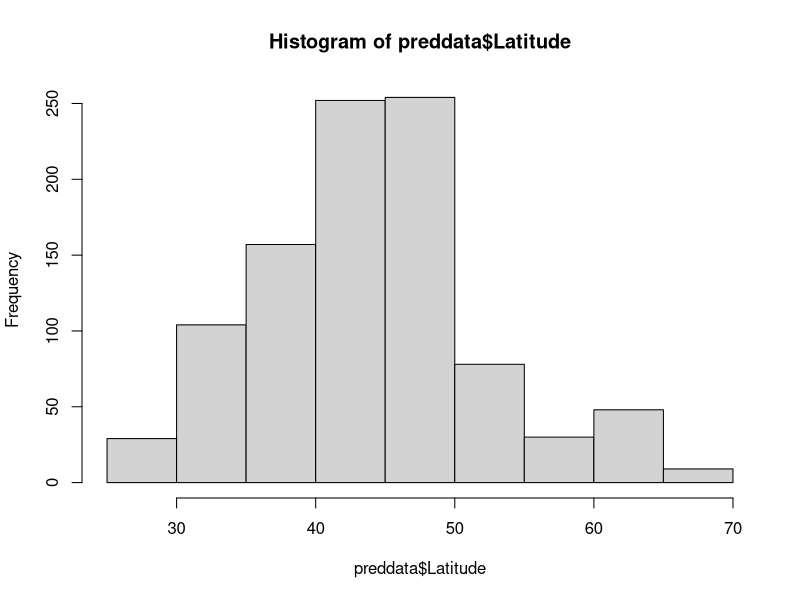
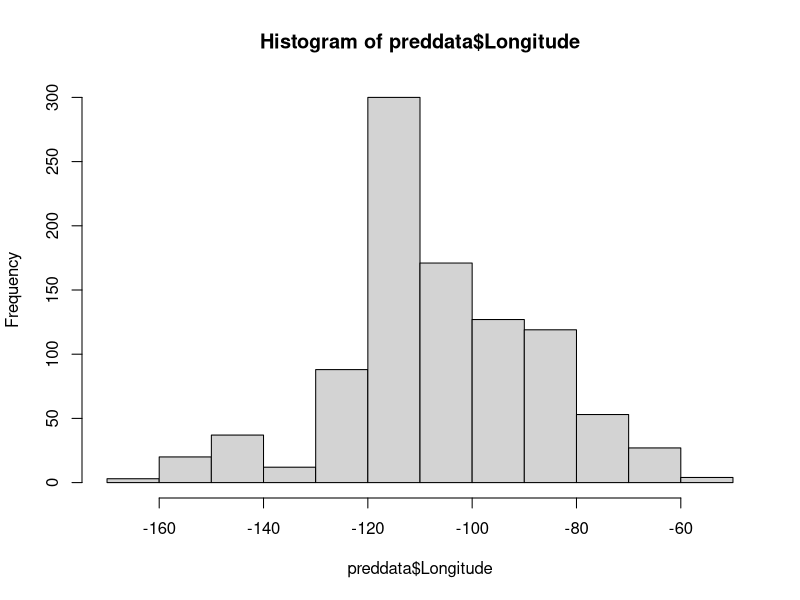
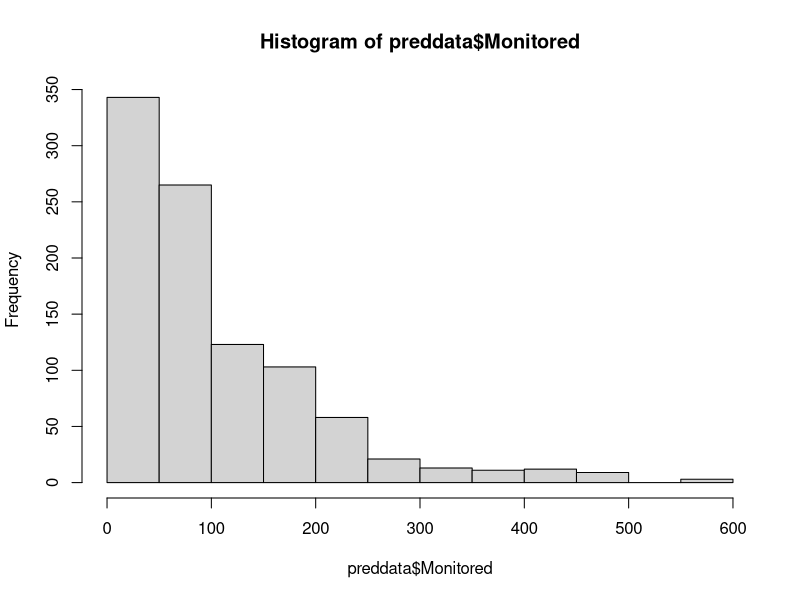
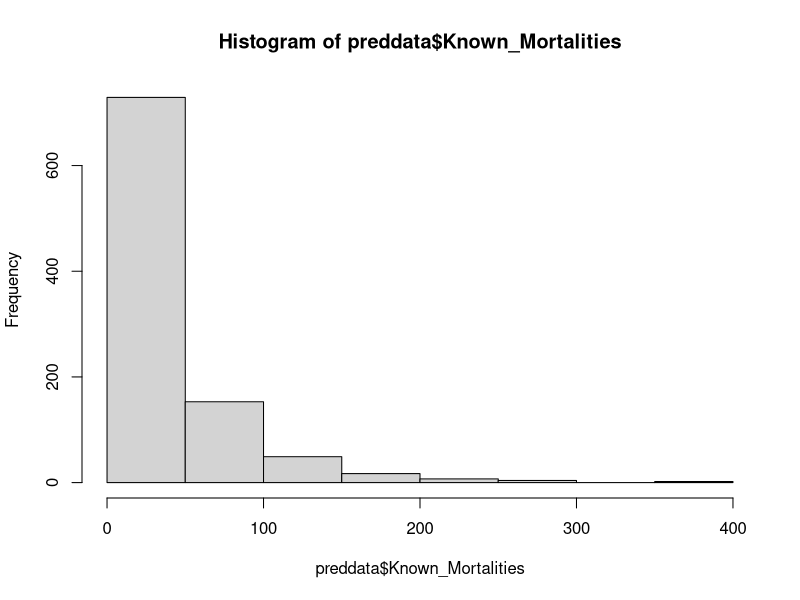
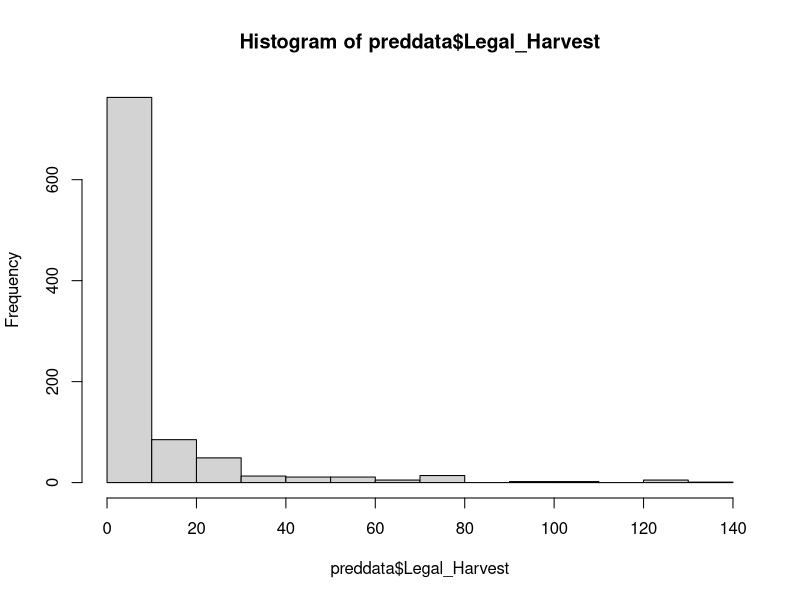
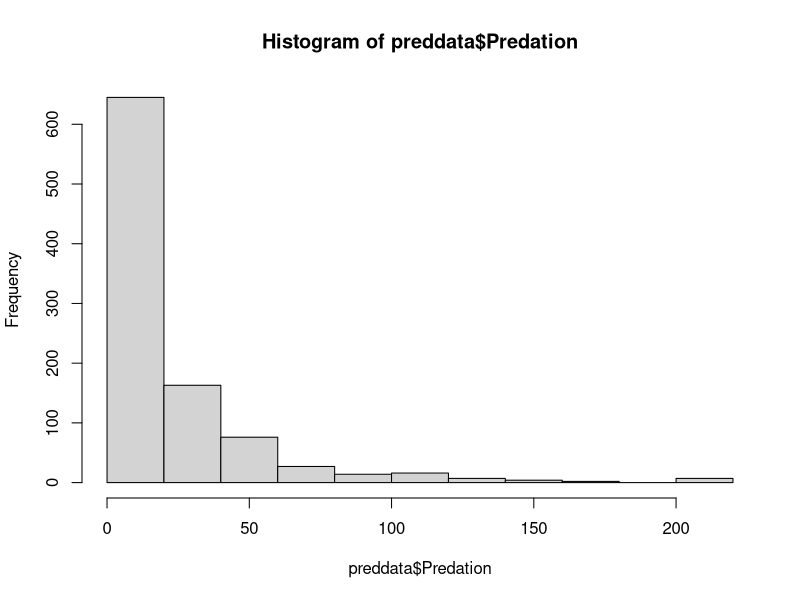
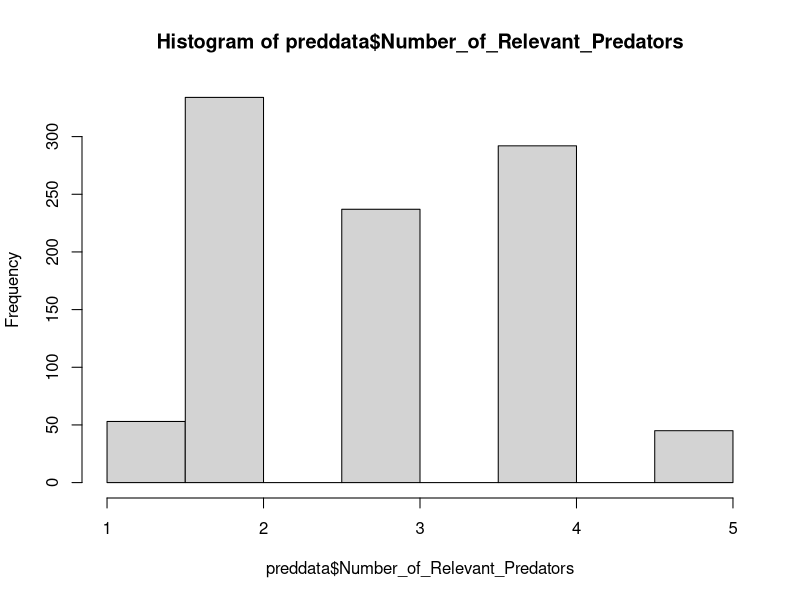
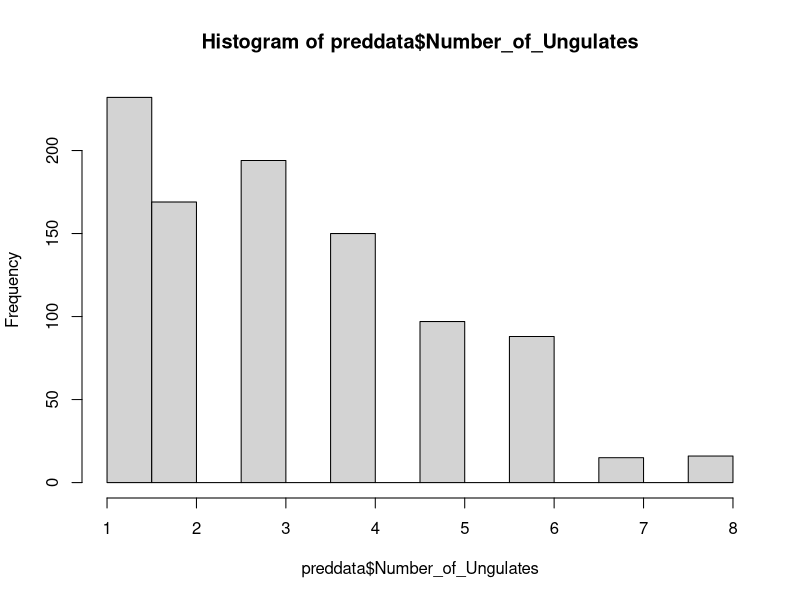

R code for these plots, in order:
###### Full analysis for "Interspecific carnivore competition and ungulate predation correlate to predator species richness"

##### Code written by Nathaniel H. Wehr, Hailey M. Boone, Merijn van den Bosch, and Alejandra Zubiria Perez
### Last edited on November 13, 2024 ###

# Data Prep ----------
# Load libraries
library(dplyr)
library(corrplot)
library(grid)
library(glmmTMB)
library(ggplot2)
library(gridExtra)
library(ggeffects)
library(ggpubr)
 
# Load data
data <- read.csv("Raw data/Analyzed Dataset - V11.csv", header = T)

## Data manipulation and cleanup
columns <- c("Grizzly_Bear_Present", "Black_Bear_Present", "Mountain_Lion_Present", 
             "Bobcat_Present", "Wolf_Present", "Coyote_Present", "Wolverine_Present")

# Put NA for depredation areas where the predator is not present
for (col in columns) {
  data[[col]][data[[col]] == 0] <- NA 
}

### Invert Dataset for Predator Specific Analyses
## Figure out how many ungulates each predator species has killed and reorganize data
process_predator <- function(data, predator_name, present_column, predation_column) {
  predator <- data %>%
    select(present_column, predation_column, Common_Name, Age_Class, Latitude, Longitude, Monitored, Known_Mortalities, Legal_Harvest, Predation, Number_of_Relevant_Predators, Number_of_Ungulates, Human_Footprint_Index, Percent_Forest_Cover, Average_Terrain_Ruggedness, Midpoint_Year) %>%
    mutate(Predator_Common = predator_name, 
           Predation_Count = !!sym(predation_column)) %>% 
    na.omit() %>% 
    select(-predation_column, -present_column) 
  return(predator)
  }

Grizzly <- process_predator(data, "Grizzly bear", "Grizzly_Bear_Present", "Grizzly_Bear_Predation")
BlackBear <- process_predator(data, "Black bear", "Black_Bear_Present", "Black_Bear_Predation")
MountainLion <- process_predator(data, "Cougar", "Mountain_Lion_Present", "Mountain_Lion_Predation")
Bobcat <- process_predator(data, "Bobcat", "Bobcat_Present", "Bobcat_Predation")
Wolf <- process_predator(data, "Gray wolf", "Wolf_Present", "Wolf_Predation")
Coyote <- process_predator(data, "Coyote", "Coyote_Present", "Coyote_Predation")
Wolverine <- process_predator(data, "Wolverine", "Wolverine_Present", "Wolverine_Predation")

## Combine and Clean
# Calculate proportion of mortality each predator made
preddata <- rbind(Grizzly, BlackBear, MountainLion, Bobcat, Wolf, Coyote, Wolverine) %>% 
  mutate(PredPropMort = Predation_Count / Predation)

# Check data distribution
hist(preddata$Latitude)
hist(preddata$Longitude)
hist(preddata$Monitored)
hist(preddata$Known_Mortalities)
hist(preddata$Legal_Harvest)
hist(preddata$Predation)
hist(preddata$Number_of_Relevant_Predators)
hist(preddata$Number_of_Ungulates)
hist(preddata$Human_Footprint_Index)
hist(preddata$Percent_Forest_Cover)
hist(preddata$Average_Terrain_Ruggedness)
hist(preddata$Predation_Count)
hist(preddata$PredPropMort)

# Correlation check
covcortest <- cor(preddata[,c("Number_of_Relevant_Predators","Number_of_Ungulates", "Predation_Count", "PredPropMort", "Legal_Harvest", "Predation", "Human_Footprint_Index", "Percent_Forest_Cover", "Average_Terrain_Ruggedness")], use = 'complete.obs')
corrplot(covcortest)
covcortest

# Model 1 ---------------
# Import data
alldata <- data

# GGplot theme
mytheme <- theme_bw() +
  theme(panel.grid.major = element_blank(),
        panel.grid.minor = element_blank(),
        axis.text = element_text(size = 10),
        axis.title = element_text(size = 13),
        legend.text = element_text(size = 10),
        strip.background = element_rect("white"),
        strip.text = element_text(size = 12))

alldata$random <- paste0("A", as.numeric(factor(alldata$Longitude))) #gives each study a random ID

preddata <- preddata %>% 
  filter(Age_Class != "Mixed") %>% #remove any sites with mixed age class so only adults and neonates remain 
  mutate(Predator_Common = as.character(Predator_Common),
         random = paste0("A", as.numeric(factor(Longitude))))

# Isolate Ungulates
common_names <- unique(preddata$Common_Name)
df_names <- c("Caribou", "Elk", "Moose", "Muledeer", "Whitetail", "Bighorn", "Pronghorn")

split_data <- lapply(common_names, function(name) {
  preddata %>%
    filter(Common_Name == name) %>%
    na.omit() %>%
    mutate_at(vars(Age_Class, Predator_Common, random), as.factor)
})

list2env(setNames(split_data, paste0(df_names, "1")), envir = .GlobalEnv)

## Bighorn ----------
mod1 <- glmmTMB(PredPropMort ~ Age_Class*Predator_Common + Number_of_Relevant_Predators + (1|random) + (1|Midpoint_Year),
                betabinomial(link = "logit"),
                weights = Predation,
                data = Bighorn1)
summary(mod1) 
# Analysis was concluded:
#all models have the same number of relevant predators

## Caribou ------------------
mod1 <- glmmTMB(PredPropMort ~ Age_Class*Predator_Common + Number_of_Relevant_Predators + (1|random) + (1|Midpoint_Year),
                betabinomial(link = "logit"),
                weights=Predation,
                data=Caribou1)
summary(mod1)
# analysis was concluded:
#model 3 was better fitting for Caribou

## Elk ------------------
mod1 <- glmmTMB(PredPropMort ~ Age_Class*Predator_Common + Number_of_Relevant_Predators + (1|random) + (1|Midpoint_Year),
                betabinomial(link = "logit"),
                weights=Predation,
                data=Elk1)
summary(mod1)

### Plot --------------------------------
tp <- range(Elk1$Number_of_Relevant_Predators)
nd <- expand.grid(Predator_Common = factor(levels(Elk1$Predator_Common), levels = levels(Elk1$Predator_Common)),
                  Age_Class = factor(levels(Elk1$Age_Class), levels = levels(Elk1$Age_Class)),
                  Number_of_Relevant_Predators = seq(tp[1], tp[2], by = 1)) %>%
  mutate(random = levels(Elk1$random)[1],  # Set random to a default value
         Predation = 0) # Set Predation to 0

pred <- predict(mod1, newdata = nd, se.fit = TRUE, re.form = NA) %>%
  as.data.frame() %>%
  mutate(lower = fit - 1.96 * se.fit,
         upper = fit + 1.96 * se.fit,
         fit_trans = plogis(fit),
         low_trans = plogis(lower),
         up_trans = plogis(upper)) %>%
  bind_cols(nd)

ggplot(data=pred, aes(x=Number_of_Relevant_Predators, y=fit_trans)) +
  geom_ribbon(aes(ymin=low_trans, ymax=up_trans, fill=Age_Class), alpha=0.2) +
  geom_line(aes(col=Age_Class), linewidth = 0.75) + 
  facet_wrap("Predator_Common") +
  mytheme +
  labs(y="Elk
       Proportion predation",
       x="Number of predators", col="Age class",
       fill="Age class") +
  scale_x_continuous(breaks=c(0,1,2,3,4,5)) +
  scale_color_manual(values = c("#1F78B4", "#7FC97F")) +
  scale_fill_manual(values = c("#1F78B4", "#7FC97F"))
ggsave("Figures/Elk - Model 1.jpg", width = 6, height = 6, dpi = 700)

## Moose -----------
mod1 <- glmmTMB(PredPropMort ~ Age_Class*Predator_Common + Number_of_Relevant_Predators + (1|random) + (1|Midpoint_Year),
                betabinomial(link = "logit"),
                weights=Predation,
                data=Moose1)
summary(mod1)

### Plot -------------------
tp <- range(Moose1$Number_of_Relevant_Predators)
nd <- expand.grid(Predator_Common = factor(levels(Moose1$Predator_Common), levels = levels(Moose1$Predator_Common)),
                  Age_Class = factor(levels(Moose1$Age_Class), levels = levels(Moose1$Age_Class)),
                  Number_of_Relevant_Predators = seq(tp[1], tp[2], by = 1)) %>%
  mutate(random = levels(Moose1$random)[1], 
         Predation = 0) 

pred <- predict(mod1, newdata = nd, se.fit = TRUE, re.form = NA) %>%
  as.data.frame() %>%
  mutate(lower = fit - 1.96 * se.fit,
         upper = fit + 1.96 * se.fit,
         fit_trans = plogis(fit),
         low_trans = plogis(lower),
         up_trans = plogis(upper)) %>%
  bind_cols(nd)

ggplot(data=pred, aes(x = Number_of_Relevant_Predators)) + 
 geom_point(aes(y = fit_trans, color = Age_Class), position = position_dodge(0.25)) +
 geom_errorbar(aes(ymin = low_trans, ymax = up_trans, color = Age_Class), width = 0.2, position = position_dodge(0.25)) +
 facet_wrap("Predator_Common") +
 mytheme +
 labs(y = "Moose
      Proportion predation",
      x = "Number of predators",
      color = "Age class") +
 scale_x_continuous(breaks=c(0,1,2,3,4,5)) +
 scale_color_manual(values = c("#1F78B4", "#7FC97F")) +
 scale_fill_manual(values = c("#1F78B4", "#7FC97F"))
ggsave("Figures/Moose - Model 1.jpg", width = 6, height = 4, dpi = 700)

## Mule deer ------------
mod1 <- glmmTMB(PredPropMort ~ Age_Class*Predator_Common + Number_of_Relevant_Predators + (1|random) + (1|Midpoint_Year),
                betabinomial(link = "logit"),
                weights=Predation,
                data=Muledeer1)
summary(mod1)

### Plot -------------------
tp <- range(Muledeer1$Number_of_Relevant_Predators)
nd <- expand.grid(Predator_Common = factor(levels(Muledeer1$Predator_Common), levels = levels(Muledeer1$Predator_Common)),
                  Age_Class = factor(levels(Muledeer1$Age_Class), levels = levels(Muledeer1$Age_Class)),
                  Number_of_Relevant_Predators = seq(tp[1], tp[2], by = 1)) %>%
  mutate(random = levels(Muledeer1$random)[1], 
         Predation = 0) 

pred <- predict(mod1, newdata = nd, se.fit = TRUE, re.form = NA) %>%
  as.data.frame() %>%
  mutate(lower = fit - 1.96 * se.fit,
         upper = fit + 1.96 * se.fit,
         fit_trans = plogis(fit),
         low_trans = plogis(lower),
         up_trans = plogis(upper)) %>%
  bind_cols(nd)

ggplot(data=pred, aes(x=Number_of_Relevant_Predators, y=fit_trans)) +
  geom_ribbon(aes(ymin=low_trans, ymax=up_trans, fill=Age_Class), alpha=0.2) +
  geom_line(aes(col=Age_Class), linewidth = 0.75) + 
  facet_wrap("Predator_Common") +
  mytheme +
  labs(y="Mule deer
       Proportion predation",
       x="Number of predators", col="Age class",
       fill="Age class") +
  scale_x_continuous(breaks=c(0,1,2,3,4,5)) +
  scale_color_manual(values = c("#1F78B4", "#7FC97F")) +
  scale_fill_manual(values = c("#1F78B4", "#7FC97F"))
ggsave("Figures/Muledeer - Model 1.jpg", width = 6, height = 6, dpi = 700)

## Pronghorn ------------
mod1 <- glmmTMB(PredPropMort ~ Age_Class*Predator_Common + Number_of_Relevant_Predators + (1|random) + (1|Midpoint_Year),
                betabinomial(link = "logit"),
                weights=Predation,
                data=Pronghorn1)
summary(mod1)
# Analysis was concluded:
#all models have the same number of relevant predators

## Whitetail ----------------
mod1 <- glmmTMB(PredPropMort ~ Age_Class*Predator_Common + Number_of_Relevant_Predators + (1|random) + (1|Midpoint_Year),
                betabinomial(link = "logit"),
                weights=Predation,
                data=Whitetail1)
summary(mod1)

### Plot -------------------
tp <- range(Whitetail1$Number_of_Relevant_Predators)
nd <- expand.grid(Predator_Common = factor(levels(Whitetail1$Predator_Common), levels = levels(Whitetail1$Predator_Common)),
                  Age_Class = factor(levels(Whitetail1$Age_Class), levels = levels(Whitetail1$Age_Class)),
                  Number_of_Relevant_Predators = seq(tp[1], tp[2], by = 1)) %>%
  mutate(random = levels(Whitetail1$random)[1], 
         Predation = 0) 

pred <- predict(mod1, newdata = nd, se.fit = TRUE, re.form = NA) %>%
  as.data.frame() %>%
  mutate(lower = fit - 1.96 * se.fit,
         upper = fit + 1.96 * se.fit,
         fit_trans = plogis(fit),
         low_trans = plogis(lower),
         up_trans = plogis(upper)) %>%
  bind_cols(nd)

ggplot(data=pred, aes(x=Number_of_Relevant_Predators, y=fit_trans)) +
  geom_ribbon(aes(ymin=low_trans, ymax=up_trans, fill=Age_Class), alpha=0.2) +
  geom_line(aes(col=Age_Class), linewidth = 0.75) + 
  facet_wrap("Predator_Common") +
  mytheme +
  labs(y="White-tailed deer
       Predation proportion",
       x="Predator species richness", col="Age class",
       fill="Age class") +
  scale_x_continuous(breaks=c(0,1,2,3,4,5)) +
  scale_color_manual(values = c("#1F78B4", "#7FC97F")) +
  scale_fill_manual(values = c("#1F78B4", "#7FC97F"))
ggsave("Figures/Whitetail - Model 1.jpg", width = 6, height = 6, dpi = 700)

# Models 2-4 ---------------
# Prep
prediction3data <- preddata %>%
  mutate(Percent_Forest_Cover = Percent_Forest_Cover * 100)

# Isolate Ungulates
common_names <- unique(prediction3data$Common_Name)
df_names <- c("Caribou", "Elk", "Moose", "Muledeer", "Whitetail", "Bighorn", "Pronghorn")

split_data <- lapply(common_names, function(name) {
  prediction3data %>%
    filter(Common_Name == name) %>%
    na.omit() %>%
    mutate_at(vars(Age_Class, Predator_Common), as.factor)
})

list2env(setNames(split_data, paste0(df_names, "3")), envir = .GlobalEnv)

## Bighorn --------------
# Analysis was not run because the number of relevant predators was equal at all sites

## Caribou --------------
mod3HFI <- glmmTMB(PredPropMort ~ Human_Footprint_Index * Predator_Common + Number_of_Relevant_Predators + Age_Class + (1|random) + (1|Midpoint_Year),
                   betabinomial(link = "logit"),
                   weights=Predation,
                   data=Caribou3)
summary(mod3HFI)

mod3PFC <- glmmTMB(PredPropMort ~ Percent_Forest_Cover * Predator_Common + Number_of_Relevant_Predators + Age_Class + (1|random) + (1|Midpoint_Year),
                   betabinomial(link = "logit"),
                   weights=Predation,
                   data=Caribou3)
summary(mod3PFC)
mod3TRI <- glmmTMB(PredPropMort ~ Average_Terrain_Ruggedness * Predator_Common + Number_of_Relevant_Predators + Age_Class + (1|random) + (1|Midpoint_Year),
                   betabinomial(link = "logit"),
                   weights=Predation,
                   data=Caribou3)
summary(mod3TRI)

### Plot --------------
tt <- range(Caribou3$Number_of_Relevant_Predators)
tp <- range(Caribou3$Average_Terrain_Ruggedness)

nd <- expand.grid(
  Predator_Common = factor(levels(Caribou3$Predator_Common), levels = levels(Caribou3$Predator_Common)),
  Age_Class = factor(levels(Caribou3$Age_Class), levels = levels(Caribou3$Age_Class)),
  Average_Terrain_Ruggedness = seq(tp[1], tp[2], by = 1),
  Number_of_Relevant_Predators = seq(tt[1], tt[2], by = 1)
) %>%
  mutate(random = levels(Caribou3$random)[1], 
         Predation = 0)  

pred <- predict(mod3TRI, newdata = nd, se.fit = TRUE, re.form = NA) %>%
  as.data.frame() %>%
  mutate(lower = fit - 1.96 * se.fit,
         upper = fit + 1.96 * se.fit,
         fit_trans = plogis(fit),
         low_trans = plogis(lower),
         up_trans = plogis(upper)) %>%
  bind_cols(nd)

ggplot(data=pred, aes(x=Average_Terrain_Ruggedness, y=fit_trans)) +
  geom_ribbon(aes(ymin=low_trans, ymax=up_trans, fill=Age_Class), alpha=0.2) +
  geom_line(aes(col=Age_Class), linewidth = 0.75) + 
  facet_wrap("Predator_Common") +
  mytheme +
  labs(y="Caribou
       Proportion predation",
       x="TRI", col="Age class",
       fill="Age class") +
  scale_color_manual(values = c("#1F78B4", "#7FC97F")) +
  scale_fill_manual(values = c("#1F78B4", "#7FC97F"))
ggsave("Figures/Caribou - Model 3.jpg", width = 6, height = 4, dpi = 700)

# Alternative model without number of predators to make graph nicer
mod3TRI <- glmmTMB(PredPropMort ~ Average_Terrain_Ruggedness * Predator_Common + Age_Class + (1|random),
                   betabinomial(link = "logit"),
                   weights=Predation,
                   data=Caribou3)

# Plot Prep
tt <- range(Caribou3$Number_of_Relevant_Predators)
tp <- range(Caribou3$Average_Terrain_Ruggedness)

nd <- expand.grid(Predator_Common = factor(levels(Caribou3$Predator_Common), levels = levels(Caribou3$Predator_Common)),
            Age_Class = factor(levels(Caribou3$Age_Class), levels = levels(Caribou3$Age_Class)),
            Average_Terrain_Ruggedness = seq(tp[1], tp[2], by=1),
            Number_of_Relevant_Predators = seq(tt[1], tt[2], by=1)) %>%
  mutate(Predation = 0) 

pred <- predict(mod3TRI, newdata = nd, se.fit = TRUE, re.form = NA) %>%
  as.data.frame() %>%
  mutate(lower = fit - 1.96 * se.fit,
         upper = fit + 1.96 * se.fit,
         fit_trans = plogis(fit),
         low_trans = plogis(lower),
         up_trans = plogis(upper)) %>%
  bind_cols(nd)

ggplot(data=pred, aes(x=Average_Terrain_Ruggedness, y=fit_trans)) +
  geom_ribbon(aes(ymin=low_trans, ymax=up_trans, fill=Age_Class), alpha=0.2) +
  geom_line(aes(col=Age_Class), linewidth = 0.75) + 
  facet_wrap("Predator_Common") +
  mytheme +
  labs(y="Caribou
       Predation proportion",
       x="TRI", col="Age class",
       fill="Age class") +
  scale_color_manual(values = c("#1F78B4", "#7FC97F")) +
  scale_fill_manual(values = c("#1F78B4", "#7FC97F"))
ggsave("Figures/Caribou - Model 3.jpg", width = 6, height = 4, dpi = 700)

## Elk -----------------
mod3HFI <- glmmTMB(PredPropMort ~ Human_Footprint_Index * Predator_Common + Number_of_Relevant_Predators + Age_Class + (1|random) + (1|Midpoint_Year),
                   betabinomial(link = "logit"),
                   weights=Predation,
                   data=Elk3)
summary(mod3HFI)
mod3PFC <- glmmTMB(PredPropMort ~ Percent_Forest_Cover * Predator_Common + Number_of_Relevant_Predators + Age_Class + (1|random) + (1|Midpoint_Year),
                   betabinomial(link = "logit"),
                   weights=Predation,
                   data=Elk3)
summary(mod3PFC)
mod3TRI <- glmmTMB(PredPropMort ~ Average_Terrain_Ruggedness * Predator_Common + Number_of_Relevant_Predators + Age_Class + (1|random) + (1|Midpoint_Year),
                   betabinomial(link = "logit"),
                   weights=Predation,
                   data=Elk3)
summary(mod3TRI)
# Analysis was concluded:
#Model 1 AIC was better than Models 2-4

## Moose ---------------
mod3HFI <- glmmTMB(PredPropMort ~ Human_Footprint_Index * Predator_Common + Number_of_Relevant_Predators + Age_Class + (1|random) + (1|Midpoint_Year),
                   betabinomial(link = "logit"),
                   weights=Predation,
                   data=Moose3)
summary(mod3HFI)
mod3PFC <- glmmTMB(PredPropMort ~ Percent_Forest_Cover * Predator_Common + Number_of_Relevant_Predators + Age_Class + (1|random) + (1|Midpoint_Year),
                   betabinomial(link = "logit"),
                   weights=Predation,
                   data=Moose3)
summary(mod3PFC)
mod3TRI <- glmmTMB(PredPropMort ~ Average_Terrain_Ruggedness * Predator_Common + Number_of_Relevant_Predators + Age_Class + (1|random) + (1|Midpoint_Year),
                   betabinomial(link = "logit"),
                   weights=Predation,
                   data=Moose3)
summary(mod3TRI)
# Analysis was concluded:
#Model 1 AIC was better than Models 2-4

## Mule deer ---------------
mod3HFI <- glmmTMB(PredPropMort ~ Human_Footprint_Index * Predator_Common + Number_of_Relevant_Predators + Age_Class + (1|random) + (1|Midpoint_Year),
                   betabinomial(link = "logit"),
                   weights=Predation,
                   data=Muledeer3)
summary(mod3HFI)
mod3PFC <- glmmTMB(PredPropMort ~ Percent_Forest_Cover * Predator_Common + Number_of_Relevant_Predators + Age_Class + (1|random) + (1|Midpoint_Year),
                   betabinomial(link = "logit"),
                   weights=Predation,
                   data=Muledeer3)
summary(mod3PFC)
mod3TRI <- glmmTMB(PredPropMort ~ Average_Terrain_Ruggedness * Predator_Common + Number_of_Relevant_Predators + Age_Class + (1|random) + (1|Midpoint_Year),
                   betabinomial(link = "logit"),
                   weights=Predation,
                   data=Muledeer3)
summary(mod3TRI)
# Analysis was concluded:
#Model 1 AIC was better than Models 2-4

## Pronghorn ---------------
# Analysis was not run because the number of relevant predators was equal at all sites

## Whitetail -------------------------
mod3HFI <- glmmTMB(PredPropMort ~ Human_Footprint_Index * Predator_Common + Number_of_Relevant_Predators + Age_Class + (1|random) + (1|Midpoint_Year),
                   betabinomial(link = "logit"),
                   weights=Predation,
                   data=Whitetail3)
summary(mod3HFI)
mod3PFC <- glmmTMB(PredPropMort ~ Percent_Forest_Cover * Predator_Common + Number_of_Relevant_Predators + Age_Class + (1|random) + (1|Midpoint_Year),
                   betabinomial(link = "logit"),
                   weights=Predation,
                   data=Whitetail3)
summary(mod3PFC)
mod3TRI <- glmmTMB(PredPropMort ~ Average_Terrain_Ruggedness * Predator_Common + Number_of_Relevant_Predators + Age_Class + (1|random) + (1|Midpoint_Year),
                   betabinomial(link = "logit"),
                   weights=Predation,
                   data=Whitetail3)
summary(mod3TRI)
# Analysis was concluded:
#Model 1 AIC was better than Models 2-4

# Model 5 --------------------------------------------------------
prediction2data <- alldata %>% 
  filter(Age_Class != "Mixed", Number_of_Relevant_Predators != 0) %>%
  mutate(Pred2 = Number_of_Relevant_Predators * Number_of_Relevant_Predators)

# Isolate Ungulates
common_names <- unique(prediction2data$Common_Name)
df_names <- c("Bighorn", "Caribou", "Elk", "Moose", "Muledeer", "Pronghorn", "Whitetail")

split_data <- lapply(common_names, function(name) {
  prediction2data %>%
    filter(Common_Name == name) %>%
    mutate(PredPropMort = Predation / Known_Mortalities) %>% 
    mutate_at(vars(Age_Class, random), as.factor)
})

list2env(setNames(split_data, paste0(df_names, "5")), envir = .GlobalEnv)

## Bighorn -------------
# Analysis was not run because predator species richness was equal across all sites

## Caribou -------------
mod5 <- glmmTMB(PredPropMort ~ Number_of_Relevant_Predators*Age_Class + (1|random) + (1|Midpoint_Year),
                betabinomial(link = "logit"),
                weights=Known_Mortalities,
                data=Caribou5)
summary(mod5)

### Plot ------------------------
tp <- range(Caribou5$Number_of_Relevant_Predators)
nd <- expand.grid(Age_Class=factor(levels(Caribou5$Age_Class), levels=levels(Caribou5$Age_Class)),
                  Number_of_Relevant_Predators = seq(tp[1], tp[2], by=1)) %>% 
  mutate(random = levels(Caribou5$random)[1],
         Known_Mortalities = 0) 

pred <- predict(mod5, newdata = nd, se.fit = TRUE, re.form = NA) %>%
  as.data.frame() %>%
  mutate(lower = fit - 1.96 * se.fit,
         upper = fit + 1.96 * se.fit,
         fit_trans = plogis(fit),
         low_trans = plogis(lower),
         up_trans = plogis(upper)) %>%
  bind_cols(nd)

Caribou1 <- ggplot(data=pred, aes(x=Number_of_Relevant_Predators, y=fit_trans)) +
  geom_ribbon(aes(ymin=low_trans, ymax=up_trans, fill=Age_Class), alpha=0.2) +
  geom_line(aes(col=Age_Class), linewidth = 0.75) + 
  mytheme +
  labs(y = "Proportion\npredation",
       x="Number of predators", col="Age class",
fill="Age class") +
  scale_color_manual(values = c("#1F78B4", "#7FC97F")) +
  scale_fill_manual(values = c("#1F78B4", "#7FC97F")) +
  ggtitle("Caribou") +
  scale_x_continuous(breaks=c(0,1,2,3,4,5)) +
  theme(legend.position = "none") +
  theme(plot.title = element_text(hjust = 0.5))

## Elk ---------------
mod5 <- glmmTMB(PredPropMort ~ Number_of_Relevant_Predators*Age_Class + (1|random) + (1|Midpoint_Year),
                betabinomial(link = "logit"),
                weights=Known_Mortalities,
                data=Elk5)
summary(mod5)

### Plot ------------------------
tp <- range(Elk5$Number_of_Relevant_Predators)
nd <- expand.grid(Age_Class=factor(levels(Elk5$Age_Class), levels=levels(Elk5$Age_Class)),
                  Number_of_Relevant_Predators = seq(tp[1], tp[2], by=1)) %>% 
  mutate(random = levels(Elk5$random)[1],
         Known_Mortalities = 0) 

pred <- predict(mod5, newdata = nd, se.fit = TRUE, re.form = NA) %>%
  as.data.frame() %>%
  mutate(lower = fit - 1.96 * se.fit,
         upper = fit + 1.96 * se.fit,
         fit_trans = plogis(fit),
         low_trans = plogis(lower),
         up_trans = plogis(upper)) %>%
  bind_cols(nd)

Elk1 <- ggplot(data=pred, aes(x=Number_of_Relevant_Predators, y=fit_trans)) +
  geom_ribbon(aes(ymin=low_trans, ymax=up_trans, fill=Age_Class), alpha=0.2) +
  geom_line(aes(col=Age_Class), linewidth = 0.75) + 
  mytheme +
  labs(y="Proportion\npredation",       
       x="Number of Predators", col="Age class",
fill="Age class") +
  scale_x_continuous(breaks=c(0,1,2,3,4,5)) +
  scale_color_manual(values = c("#1F78B4", "#7FC97F")) +
  scale_fill_manual(values = c("#1F78B4", "#7FC97F")) +
  ggtitle("Elk") +
  theme(legend.position = "right") +
  theme(axis.title.y = element_blank()) +
  theme(axis.title.x = element_blank()) +
  theme(plot.title = element_text(hjust = 0.5))

## Moose -------------------------
mod5 <- glmmTMB(PredPropMort ~ Number_of_Relevant_Predators*Age_Class + (1|random) + (1|Midpoint_Year),
                betabinomial(link = "logit"),
                weights=Known_Mortalities,
                data=Moose5)
summary(mod5)
# Analysis was concluded:
#moose model failed to converge

## Mule deer -----------------------------------
mod5 <- glmmTMB(PredPropMort ~ Number_of_Relevant_Predators*Age_Class + (1|random) + (1|Midpoint_Year),
                betabinomial(link = "logit"),
                weights=Known_Mortalities,
                data=Muledeer5)
summary(mod5)

### Plot ------------------------
tp <- range(Muledeer5$Number_of_Relevant_Predators)
nd <- expand.grid(Age_Class=factor(levels(Muledeer5$Age_Class), levels=levels(Muledeer5$Age_Class)),
                  Number_of_Relevant_Predators = seq(tp[1], tp[2], by=1)) %>% 
  mutate(random = levels(Muledeer5$random)[1],
         Known_Mortalities = 0) 

pred <- predict(mod5, newdata = nd, se.fit = TRUE, re.form = NA) %>%
  as.data.frame() %>%
  mutate(lower = fit - 1.96 * se.fit,
         upper = fit + 1.96 * se.fit,
         fit_trans = plogis(fit),
         low_trans = plogis(lower),
         up_trans = plogis(upper)) %>%
  bind_cols(nd)

Muledeer1 <- ggplot(data=pred, aes(x=Number_of_Relevant_Predators, y=fit_trans)) +
  geom_ribbon(aes(ymin=low_trans, ymax=up_trans, fill=Age_Class), alpha=0.2) +
  geom_line(aes(col=Age_Class), linewidth = 0.75) + 
  mytheme +
  labs(y="Proportion\npredation",
       x="Number of Predators", col="Age class",
fill="Age class") +
  scale_x_continuous(breaks=c(0,1,2,3,4,5)) +
  scale_color_manual(values = c("#1F78B4", "#7FC97F")) +
  scale_fill_manual(values = c("#1F78B4", "#7FC97F")) +
  ggtitle("Mule deer") +
  theme(legend.position = "none") +
  theme(axis.title.x = element_blank()) +
  theme(plot.title = element_text(hjust = 0.5))

## Pronghorn ------------------------------
# Analysis was not run because predator species richness was equal across all sites

## Whitetail ---------------------
mod5 <- glmmTMB(PredPropMort ~ Number_of_Relevant_Predators*Age_Class + (1|random) + (1|Midpoint_Year),
                betabinomial(link = "logit"),
                weights=Known_Mortalities,
                data=Whitetail5)
summary(mod5)

### Plot ------------------------
tp <- range(Whitetail5$Number_of_Relevant_Predators)
nd <- expand.grid(Age_Class=factor(levels(Whitetail5$Age_Class), levels=levels(Whitetail5$Age_Class)),
                  Number_of_Relevant_Predators = seq(tp[1], tp[2], by=1)) %>% 
  mutate(random = levels(Whitetail5$random)[1],
         Known_Mortalities = 0) 

pred <- predict(mod5, newdata = nd, se.fit = TRUE, re.form = NA) %>%
  as.data.frame() %>%
  mutate(lower = fit - 1.96 * se.fit,
         upper = fit + 1.96 * se.fit,
         fit_trans = plogis(fit),
         low_trans = plogis(lower),
         up_trans = plogis(upper)) %>%
  bind_cols(nd)

Whitetail1 <- ggplot(data=pred, aes(x=Number_of_Relevant_Predators, y=fit_trans)) +
  geom_ribbon(aes(ymin=low_trans, ymax=up_trans, fill=Age_Class), alpha=0.2) +
  geom_line(aes(col=Age_Class), linewidth = 0.75) + 
  mytheme +
  labs(x = "Number of predators", y="Proportion\npredation", col="Age class",
fill="Age class") +
  scale_x_continuous(breaks=c(0,1,2,3,4,5)) +
  scale_color_manual(values = c("#1F78B4", "#7FC97F")) +
  scale_fill_manual(values = c("#1F78B4", "#7FC97F")) +
  ggtitle("White-tailed deer") +
  theme(legend.position = "right") +
  theme(plot.title = element_text(hjust = 0.5)) +
  theme(axis.title.y = element_blank()) +
  theme(axis.title.x = element_blank())

# Combination figure
Combo1 <- ggarrange(Caribou1 + rremove("ylab") + rremove("xlab"), 
                    Elk1 + rremove("ylab") + rremove("xlab"), 
                    Muledeer1 + rremove("ylab") + rremove("xlab"),
                    Whitetail1 + rremove("ylab") + rremove("xlab"),
                    labels = NULL,
                    ncol = 2, nrow = 2,
                    common.legend = TRUE, legend = "right",
                    align = "hv", 
                    font.label = list(size = 12, color = "black", family = NULL, position = "top"))
Combo1 <- annotate_figure(Combo1, left = textGrob("Predation proportion", rot = 90, vjust = 1, gp = gpar(cex = 1.3)), bottom = textGrob("Predator species richness", gp = gpar(cex = 1.3)))
Combo1
ggsave("Figures/All Species - Model 5.jpg", width = 6.5, height = 6.5, dpi = 700)
